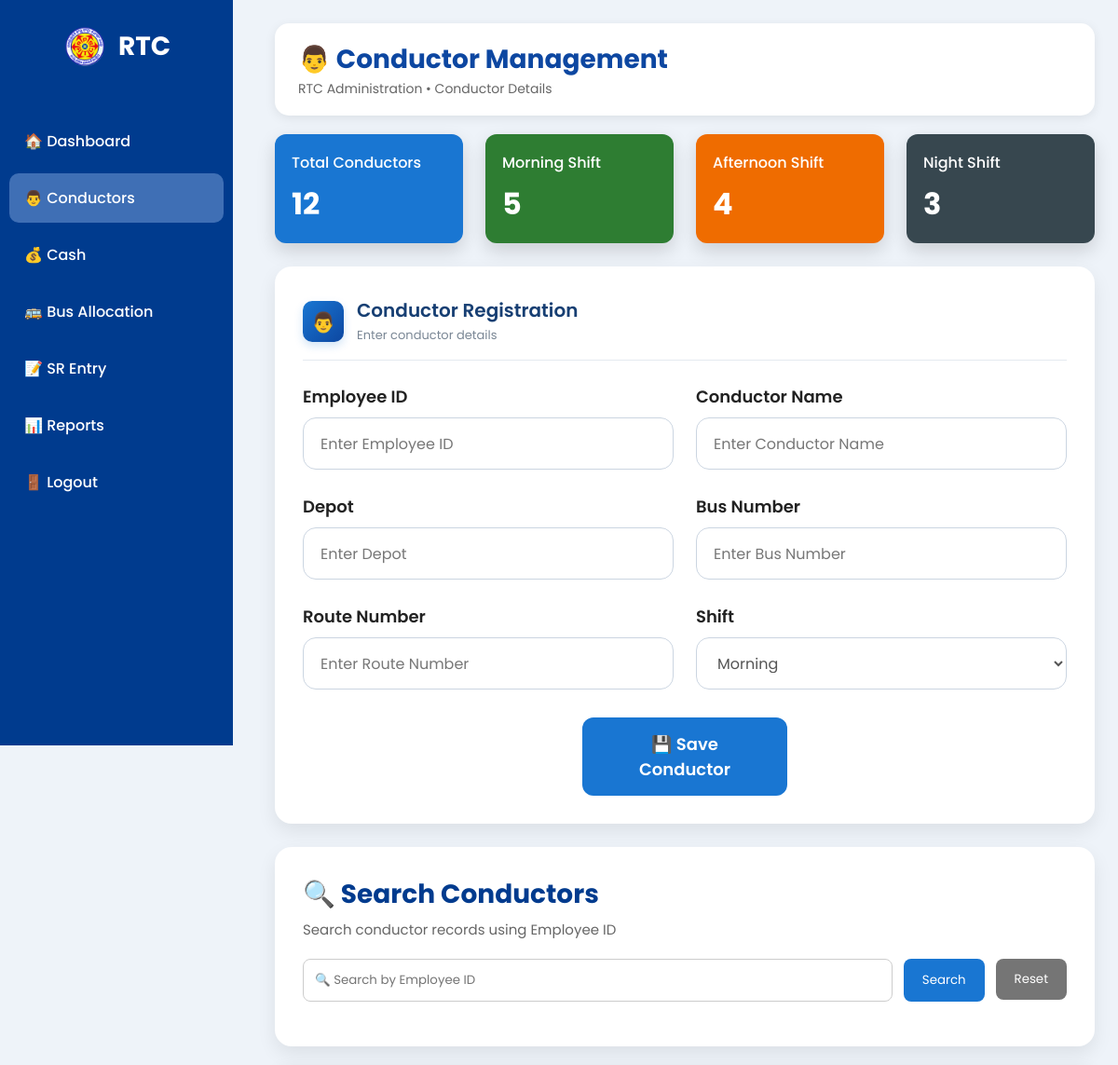
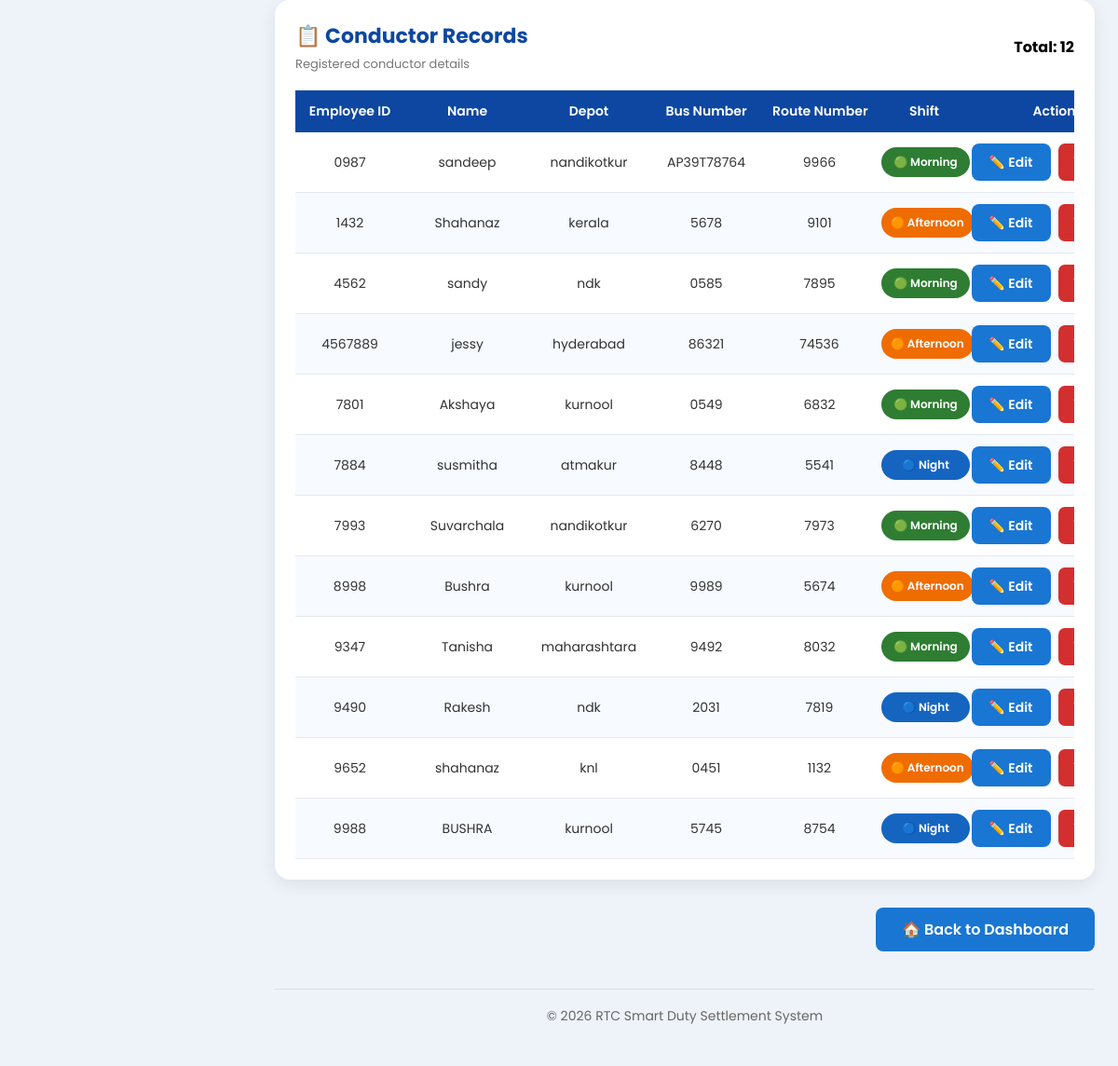
The page /conductor on the database its author committed (2 pictures, top to bottom).
### tables this page shows
CREATE TABLE conductor(
    employee_id TEXT PRIMARY KEY,
    name TEXT NOT NULL,
    depot TEXT NOT NULL,
    bus_number TEXT NOT NULL,
    route_number TEXT NOT NULL,
    shift TEXT NOT NULL
);

### app.py (the view)
@app.route("/conductor")
def conductor():
    conn = get_db()
    cursor = conn.cursor()
    cursor.execute("SELECT * FROM conductor ORDER BY employee_id")
    conductors = cursor.fetchall()
    cursor.execute("SELECT COUNT(*) FROM conductor WHERE shift='Morning'")
    morning_count = cursor.fetchone()[0]
    cursor.execute("SELECT COUNT(*) FROM conductor WHERE shift='Afternoon'")
    afternoon_count = cursor.fetchone()[0]
    cursor.execute("SELECT COUNT(*) FROM conductor WHERE shift='Night'")
    night_count = cursor.fetchone()[0]
    conn.close()
    return render_template(
        "conductor.html",
        conductors=conductors,
        morning_count=morning_count,
        afternoon_count=afternoon_count,
        night_count=night_count
    )

### app.py (called while the page is built)
def get_db():
    conn = sqlite3.connect(
        "database.db",
        timeout=30,
        check_same_thread=False
    )
    conn.row_factory = sqlite3.Row
    conn.execute("PRAGMA journal_mode=WAL")
    conn.execute("PRAGMA busy_timeout=30000")
    return conn

### templates/conductor.html (shortened to what this page needs)
<!DOCTYPE html>
<html lang="en">
<head>
    <link rel="stylesheet"
          href="{{ url_for('static', filename='style.css') }}">
</head>
<body>
<div class="sidebar">
    <div class="logo">
        <img src="{{ url_for('static', filename='images/rtc_logo.png') }}">
        <h2>RTC</h2>
    </div>
    <ul>
        <li>
            <a href="/dashboard">🏠 Dashboard</a>
        </li>
        <li class="active">
            <a href="/conductor">👨 Conductors</a>
        </li>
        <li>
            <a href="/cash">💰 Cash</a>
        </li>
        <li>
            <a href="/bus">🚌 Bus Allocation</a>
        </li>
        <li>
            <a href="/sr">📝 SR Entry</a>
        </li>
        <li>
            <a href="/reports">📊 Reports</a>
        </li>
        <li>
            <a href="/logout">🚪 Logout</a>
        </li>
    </ul>
</div>
<div class="main-content">
    <div class="header">
        <div class="header-left">
            <div>
                <h1>👨 Conductor Management</h1>
                <p>
                    RTC Administration • Conductor Details
                </p>
            </div>
        </div>
    </div>
    <div class="summary-grid">
        <div class="summary-card blue">
            <h4>Total Conductors</h4>
            <h2>{{ conductors|length }}</h2>
        </div>
        <div class="summary-card green">
            <h4>Morning Shift</h4>
            <h2>{{ morning_count }}</h2>
        </div>
        <div class="summary-card orange">
            <h4>Afternoon Shift</h4>
            <h2>{{ afternoon_count }}</h2>
        </div>
        <div class="summary-card dark">
            <h4>Night Shift</h4>
            <h2>{{ night_count }}</h2>
        </div>
    </div>
    <div class="form-container">
        <div class="form-title">
            <div class="form-icon">
                👨
            </div>
            <div>
                <h2>Conductor Registration</h2>
                <p>
                    Enter conductor details
                </p>
            </div>
        </div>
        <form action="/save_conductor" method="POST">
            <div class="form-grid">
                <div class="form-group">
                    <label>Employee ID</label>
                    <input
                        type="text"
                        name="employee_id"
                        placeholder="Enter Employee ID"
                        required>
                </div>
                <div class="form-group">
                    <label>Conductor Name</label>
                    <input
                        type="text"
                        name="name"
                        placeholder="Enter Conductor Name"
                        required>
                </div>
                <div class="form-group">
                    <label>Depot</label>
                    <input
                        type="text"
                        name="depot"
                        placeholder="Enter Depot"
                        required>
                </div>
                <div class="form-group">
                    <label>Bus Number</label>
                    <input
                        type="text"
                        name="bus_number"
                        placeholder="Enter Bus Number"
                        required>
                </div>
                <div class="form-group">
                    <label>Route Number</label>
                    <input
                        type="text"
                        name="route_number"
                        placeholder="Enter Route Number"
                        required>
                </div>
                <div class="form-group">
                    <label>Shift</label>
                    <select name="shift">
                        <option value="Morning">
                            Morning
                        </option>
                    </select>
                </div>
            </div>
            <button
                type="submit"
                class="save-btn">
                💾 Save Conductor
            </button>
        </form>
    </div>
    <div class="form-container">
        <div class="section-header">
            <div>
                <h2>🔍 Search Conductors</h2>
                <p>
                    Search conductor records using Employee ID
                </p>
            </div>
        </div>
        <form action="/search_conductor"
      method="GET"
      class="search-panel">
            <input
                type="text"
                id="searchInput"
                name="employee_id"
                placeholder="🔍 Search by Employee ID">
            <button
                type="submit"
                class="search-btn">
                Search
            </button>
            <a href="/conductor">
                <button
                    type="button"
                    class="reset-btn">
                    Reset
                </button>
            </a>
        </form>
    </div>
    <div class="form-container table-card">
        <div class="section-header">
            <div>
                <h2>📋 Conductor Records</h2>
                <p>
                    Registered conductor details
                </p>
            </div>
            <strong>
                Total: {{ conductors|length }}
            </strong>
        </div>
        <div class="table-wrapper">
            <table class="professional-table">
                <thead>
                    <tr>
                        <th>Employee ID</th>
                        <th>Name</th>
                        <th>Depot</th>
                        <th>Bus Number</th>
                        <th>Route Number</th>
                        <th>Shift</th>
                        <th>Action</th>
                    </tr>
                </thead>
                <tbody>
                    {% for conductor in conductors %}
                    <tr>
                        <td>
                            {{ conductor[0] }}
                        </td>
              <td>
    {{ conductor[1] }}
</td>
                        <td>
                            {{ conductor[2] }}
                        </td>
                        <td>
                            {{ conductor[3] }}
                        </td>
                        <td>
                            {{ conductor[4] }}
                        </td>
                        <td>
                            {% if conductor[5] == "Morning" %}
                                <span class="shift morning">
                                    🟢 Morning
                                </span>
                            {% elif conductor[5] == "Afternoon" %}
                                <span class="shift afternoon">
                                    🟠 Afternoon
                                </span>
                            {% else %}
                                <span class="shift night">
                                    🔵 Night
                                </span>
                            {% endif %}
                        </td>
<td>
    <div class="action-buttons">
        <a
            href="/edit_conductor/{{ conductor[0] }}"
            class="edit-btn">
            ✏️ Edit
        </a>
        <a
            href="/delete_conductor/{{ conductor[0] }}"
            class="delete-btn"
            onclick="return confirm('Delete this conductor?')">
        </a>
    </div>
</td>
                    </tr>
                    {% endfor %}
                </tbody>
            </table>
        </div>
    </div>
    <div class="bottom-dashboard">
        <a href="/dashboard">
            🏠 Back to Dashboard
        </a>
    </div>
    <div class="footer">
        © 2026 RTC Smart Duty Settlement System
    </div>
</div>
</body>
</html>

### rows shown on the page
conductor: employee_id "0987", name "sandeep", depot "nandikotkur", bus_number "AP39T78764", route_number "9966", shift "🟢 Morning"
conductor: employee_id "1432", name "Shahanaz", depot "kerala", bus_number "5678", route_number "9101", shift "🟠 Afternoon"
conductor: employee_id "4562", name "sandy", depot "ndk", bus_number "0585", route_number "7895", shift "🟢 Morning"
conductor: employee_id "4567889", name "jessy", depot "hyderabad", bus_number "86321", route_number "74536", shift "🟠 Afternoon"
conductor: employee_id "7801", name "Akshaya", depot "kurnool", bus_number "0549", route_number "6832", shift "🟢 Morning"
conductor: employee_id "7884", name "susmitha", depot "atmakur", bus_number "8448", route_number "5541", shift "🔵 Night"
conductor: employee_id "7993", name "Suvarchala", depot "nandikotkur", bus_number "6270", route_number "7973", shift "🟢 Morning"
conductor: employee_id "8998", name "Bushra", depot "kurnool", bus_number "9989", route_number "5674", shift "🟠 Afternoon"
conductor: employee_id "9347", name "Tanisha", depot "maharashtara", bus_number "9492", route_number "8032", shift "🟢 Morning"
conductor: employee_id "9490", name "Rakesh", depot "ndk", bus_number "2031", route_number "7819", shift "🔵 Night"
conductor: employee_id "9652", name "shahanaz", depot "knl", bus_number "0451", route_number "1132", shift "🟠 Afternoon"
conductor: employee_id "9988", name "BUSHRA", depot "kurnool", bus_number "5745", route_number "8754", shift "🔵 Night"

### other values the page prints
{{ conductors|length }} "12"
{{ morning_count }} "5"
{{ afternoon_count }} "4"
{{ night_count }} "3"
